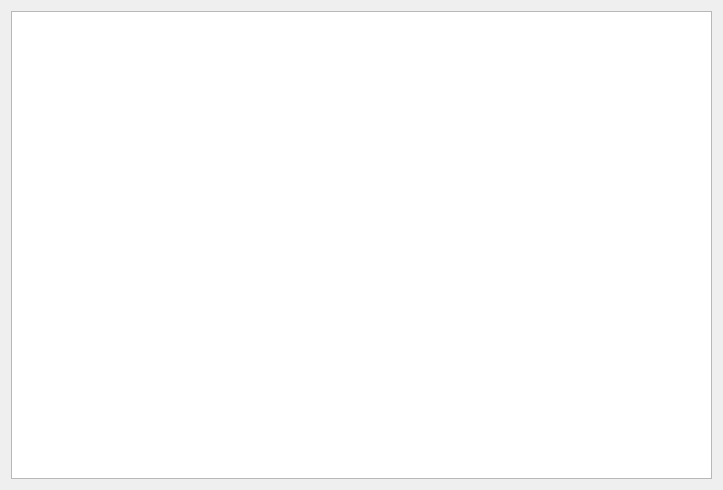
<?xml version="1.0" encoding="UTF-8"?>
<ui version="4.0">
 <class>Form</class>
 <widget class="QWidget" name="Form">
  <property name="geometry">
   <rect>
    <x>0</x>
    <y>0</y>
    <width>723</width>
    <height>490</height>
   </rect>
  </property>
  <property name="windowTitle">
   <string>Form</string>
  </property>
  <layout class="QVBoxLayout" name="verticalLayout">
   <item>
    <widget class="QTableView" name="tableView">
     <property name="showGrid">
      <bool>true</bool>
     </property>
     <property name="gridStyle">
      <enum>Qt::SolidLine</enum>
     </property>
     <property name="sortingEnabled">
      <bool>false</bool>
     </property>
    </widget>
   </item>
  </layout>
 </widget>
 <resources/>
 <connections/>
</ui>
